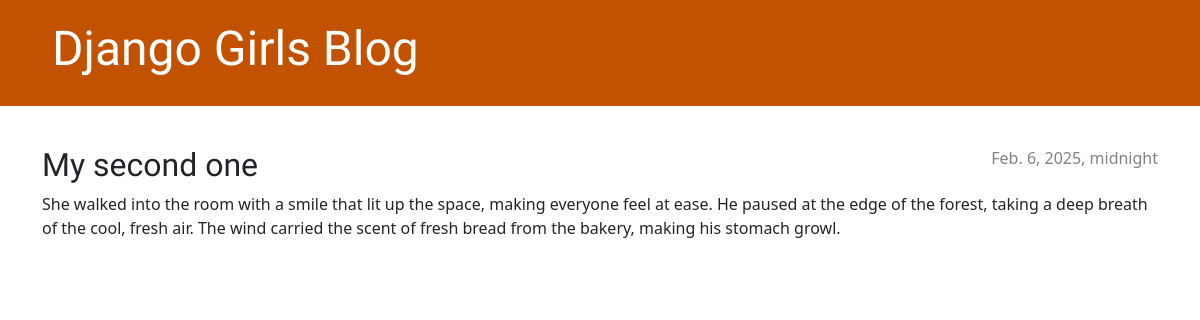
The app's page /post/2/ with its own data.
### blog/models.py (models this page shows, shortened)
class Post(models.Model):
    author = models.ForeignKey(settings.AUTH_USER_MODEL, on_delete=models.CASCADE)
    title = models.CharField(max_length=200)
    text = models.TextField()
    created_date = models.DateTimeField(default=timezone.now)
    published_date = models.DateTimeField(blank=True, null=True)

### blog/views.py (the view)
# urls.py: path('post/<int:pk>/', views.post_detail, name='post_detail'),
def post_detail(request, pk):
    post = get_object_or_404(Post, pk=pk)
    return render(request, 'blog/post_detail.html', {'post': post})

### blog/templates/blog/post_detail.html
{% extends 'blog/base.html' %}
{% block content %}
    <article class="post">
        {% if post.published_date %}
            <time class="date">
                {{ post.published_date }}
            </time>
        {% endif %}
        <h2>{{ post.title }}</h2>
        <p>{{ post.text|linebreaksbr }}</p>
    </article>
{% endblock %}

### blog/static/css/blog.css (style rules this page uses)
h1, h2, h3, h4 { font-family: 'Lobster', cursive; }
.date { color: #828282; }
.post { margin-bottom: 70px; }
.post > .date, .post > .actions { float: right; }

### records on screen
Post: published_date "Feb. 6, 2025, midnight", title "My second one", text "She walked into the room with a smile that lit up the space, making everyone feel at ease. He paused at the edge of the forest, taking a deep breath of the cool, fresh air. The wind carried the scent of fresh bread from the bakery, making his stomach growl."
